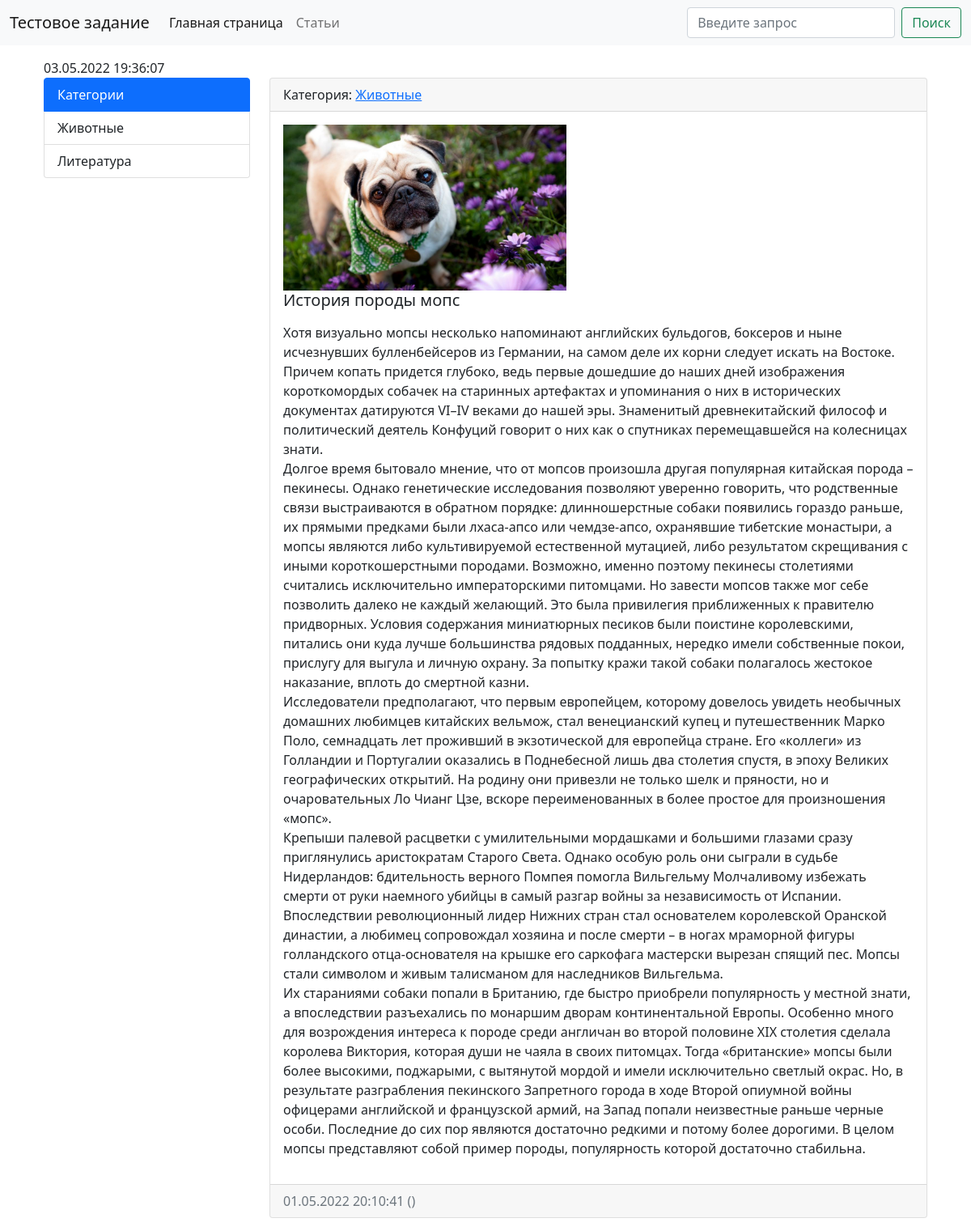
The app's page /article/2 with its own data.
### main/models.py (models this page shows, shortened)
class Category(models.Model):
    title = models.CharField(max_length=150, db_index=True, verbose_name='Наименование категории')
    def get_absolute_url(self):
        return reverse('category', kwargs={'category_id': self.id})
    class Meta:
        verbose_name = 'Категория'
        verbose_name_plural = 'Категории'
        ordering = ['title']

class Articles(models.Model):
    title = models.CharField(max_length=150, verbose_name='Наименование')
    content = models.TextField(verbose_name='Содержание')
    created_at = models.DateTimeField(auto_now_add=True, verbose_name='Дата публикации')
    updated_at = models.DateTimeField(auto_now=True, verbose_name='Дата обновления')
    photo = models.ImageField(upload_to='photos/%Y/%m/%d/', blank=True, verbose_name='Фото')
    is_published = models.BooleanField(default=True, verbose_name='Опубликовано')
    category = models.ForeignKey('Category', on_delete=models.PROTECT, null=True, verbose_name='Категория')
    def get_absolute_url(self):
        return reverse('view_article', kwargs={'articles_id': self.id})
    class Meta:
        verbose_name = 'Статья'
        verbose_name_plural = 'Статьи'
        ordering = ['-created_at']

### main/views.py (the view)
# urls.py: path('article/<int:articles_id>', view_article, name='view_article'),
def view_article(request, articles_id):
    article_item = Articles.objects.get(id=articles_id)
    context = {
        'article_item': article_item,
    }
    return render(request, 'main/article.html', context)

### main/templatetags/articles_tags.py (called while the page is built)
@register.simple_tag(name='get_list_categories')
def get_categories():
    return Category.objects.all()

### main/templates/main/article.html (shortened to what this page needs)
{% extends 'main/base.html' %}
{% block content%}
    <div class="container mt-3">
        {%  now "d.m.Y H:i:s" %}
        <div class="row">
            {% include 'inc/_sidebar.html' %}
            <div class="col-md-9">
                <div class="card mb-3">
                    <div class="card-header">
                        Категория: <a href="{{ article_item.get_absolute_url }}"> {{ article_item.category.title }}
                    </a>
                    </div>
                    <div class="card-body">
                        <div class="media">
                            {% if article_item.photo %}
                                <img src="{{ article_item.photo.url }}" alt="" width="350" class="mr-3">
                            {% endif %}
                            <div class="media-body">
                                <h5 class="card-title">{{ article_item.title }}</h5>
                                {% autoescape off %}
                                    <p class="card-text">{{ article_item.content|linebreaks }}</p>
                                {% endautoescape %}
                            </div>
                        </div>
                    </div>
                    <div class="card-footer text-muted">
                        {{ article_item.created_at|date:"d.m.Y H:i:s" }} ({{ item.created_at|timesince }})
                    </div>
                </div>
            </div>
        </div>
    </div>
{% endblock %}

### main/templates/main/base.html (shortened to what this page needs)
<!doctype html>
<html lang="en">
  <head>
    <link href="https://cdn.jsdelivr.net/npm/bootstrap@5.1.3/dist/css/bootstrap.min.css" rel="stylesheet">
  </head>
  <body>
        <nav class="navbar navbar-expand-lg navbar-light bg-light">
      <div class="container-fluid">
        <a class="navbar-brand" href="">Тестовое задание</a>
        <div class="collapse navbar-collapse" id="navbarSupportedContent">
          <ul class="navbar-nav me-auto mb-2 mb-lg-0">
            <li class="nav-item">
              <a class="nav-link active" aria-current="page" href="{% url 'home' %}">Главная страница</a>
            </li>
            <li class="nav-item">
              <a class="nav-link" href="{% url 'articles' %}">Статьи</a>
            </li>
          </ul>
          <form class="d-flex">
            <input class="form-control me-2" type="search" placeholder="Введите запрос" aria-label="Поиск">
            <button class="btn btn-outline-success" type="submit">Поиск</button>
          </form>
        </div>
      </div>
    </nav>
  <div class="container mt-3">
      {% block content %}
      {% endblock %}</div>
  </body>
</html>

### main/templates/inc/_sidebar.html
{% load articles_tags %}
<div class="col-md-3">
    <div class="list-group">
        <a class="list-group-item list-group-item-action active"> Категории </a>
    {% get_list_categories as categories %}
        {% for item in categories %}
            <a href="{{ item.get_absolute_url }}" class="list-group-item list-group-item-action">
                {{ item.title }}
            </a>
        {% endfor %}
    </div>
</div>

### records on screen
Category: title "Животные"
Category: title "Литература"
Articles: category "Животные", photo (picture), title "История породы мопс", content "Хотя визуально мопсы несколько напоминают английских бульдогов, боксеров и ныне исчезнувших булленбейсеров из Германии, на самом деле их корни следует искать на Востоке. Причем копать придется глубоко, ведь первые дошедшие до наших дней изображения короткомордых собачек на старинных артефактах и упоминания о них в исторических документах датируются VI–IV веками до нашей эры. Знаменитый древнекитайский философ и политический деятель Конфуций говорит о них как о спутниках перемещавшейся на колесницах знати. Долгое время бытовало мнение, что от мопсов произошла другая популярная китайская порода – пекинесы. Однако генетические исследования позволяют уверенно говорить, что родственные связи…", created_at "01.05.2022 20:10:41"
